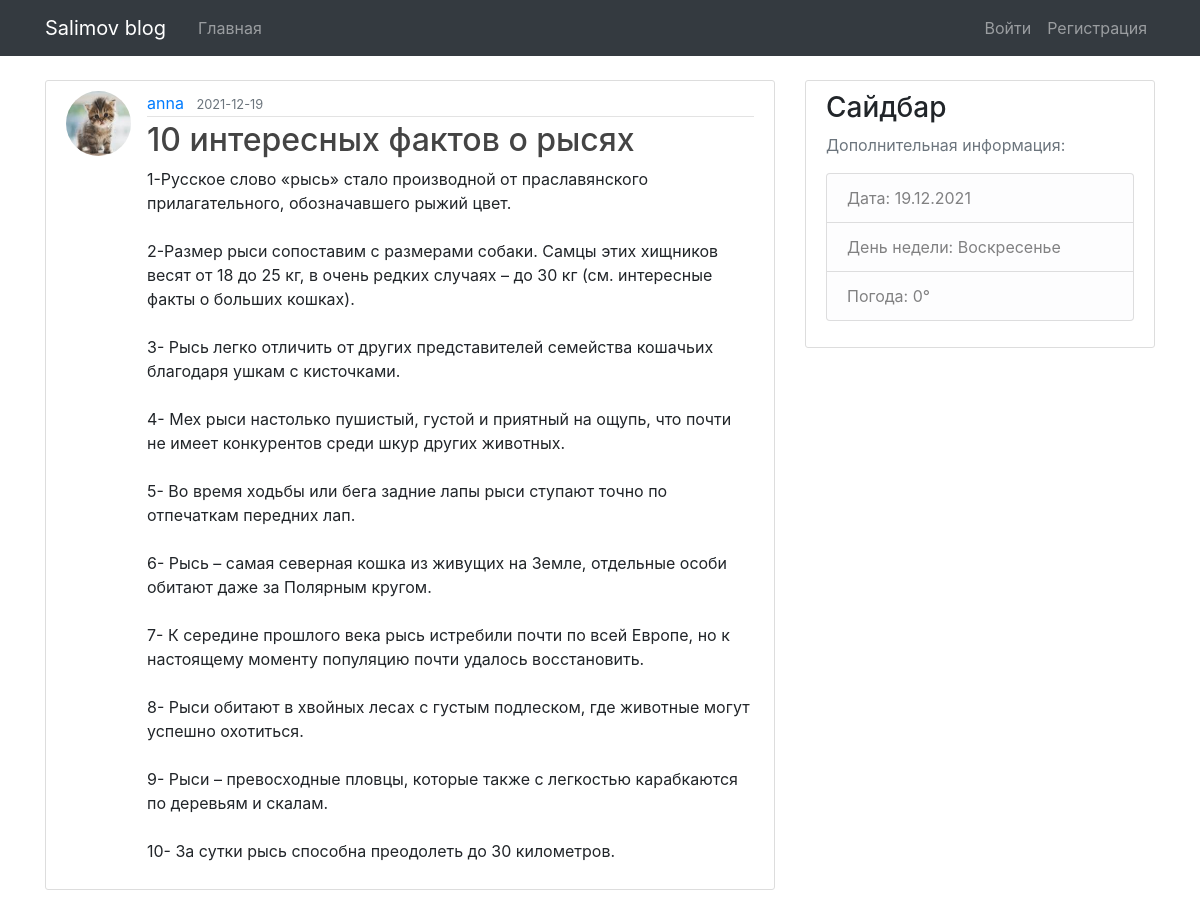
/post/1, run on the app's committed database.
### app/models.py (models this page shows, shortened)
class User(db.Model, UserMixin):
    id = db.Column(db.Integer, primary_key=True)
    username = db.Column(db.String(20), unique=True, nullable=False)
    email = db.Column(db.String(120), unique=True, nullable=False)
    image_file = db.Column(db.String(20), nullable=False, default='default.jpg')
    password = db.Column(db.String(60), nullable=False)
    posts = db.relationship('Post', backref='author', lazy=True)

class Post(db.Model):
    id = db.Column(db.Integer, primary_key=True)
    title = db.Column(db.String(100), nullable=False)
    date_posted = db.Column(db.DateTime, nullable=False, default=datetime.utcnow)
    content = db.Column(db.Text, nullable=False)
    user_id = db.Column(db.Integer, db.ForeignKey('user.id'), nullable=False)

### app/routes.py (the view)
@app.route("/post/<int:post_id>")
def post(post_id):
    post = Post.query.get_or_404(post_id)
    return render_template('post.html', title=post.title, post=post)

### app/templates/post.html (shortened to what this page needs)
{% extends "layout.html" %}
{% block content %}
  <article class="media content-section">
    <img class="rounded-circle article-img" src="{{ url_for('static', filename='profile_pics/' + post.author.image_file) }}">
    <div class="media-body">
      <div class="article-metadata">
        <a class="mr-2" href="#">{{ post.author.username }}</a>
        <small class="text-muted">{{ post.date_posted.strftime('%Y-%m-%d') }}</small>
      </div>
      <h2 class="article-title">{{ post.title }}</h2>
      <p class="article-content">{{ post.content }}</p>
    </div>
  </article>
{% endblock content %}

### app/static/main.css (style rules this page uses)
body { background: #fafafa; color: #333333; }
h1, h2, h3, h4, h5, h6 { color: #444444; }
.content-section { background: #ffffff; padding: 10px 20px; border: 1px solid #dddddd; border-radius: 3px; margin-bottom: 20px; }
.article-title { color: #444444; }
.article-content { white-space: pre-line; }
.article-img { height: 65px; width: 65px; margin-right: 16px; }
.article-metadata { padding-bottom: 1px; margin-bottom: 4px; border-bottom: 1px solid #e3e3e3 }

### data on the page
User: image_file (picture), author.username "anna"
Post: date_posted "2021-12-19", title "10 интересных фактов о рысях", content "1-Русское слово «рысь» стало производной от праславянского прилагательного, обозначавшего рыжий цвет. 2-Размер рыси сопоставим с размерами собаки. Самцы этих хищников весят от 18 до 25 кг, в очень редких случаях – до 30 кг (см. интересные факты о больших кошках). 3- Рысь легко отличить от других представителей семейства кошачьих благодаря ушкам с кисточками. 4- Мех рыси настолько пушистый, густой и приятный на ощупь, что почти не имеет конкурентов среди шкур других животных. 5- Во время ходьбы или бега задние лапы рыси ступают точно по отпечаткам передних лап. 6- Рысь – самая северная кошка из живущих на Земле, отдельные особи обитают даже за Полярным кругом. 7- К середине прошлого века…"
